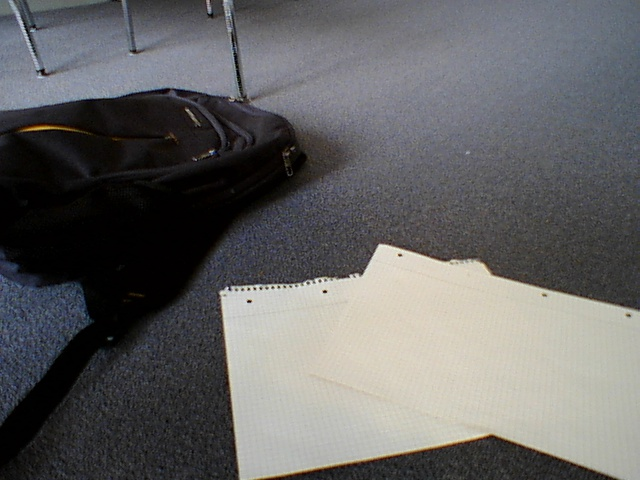
#> input picture data_gen/sonycam_images/14.jpeg, 640 x 480 px, given in place of the camera
$ python segmentationblackbackground.py 14.jpeg   (older library calls are emulated)
#> lines starting #> are read from the running program, lines starting #| are printed output that depends on the picture; after the words box and inside, x2 and y2 are one past the last pixel; in counts of white or black regions, pixels touching at a corner belong together
import cv2
import numpy as np
from time import sleep
import sys
LowH=0
HighH=183
LowS=59
HighS=255
LowV=0
HighV=236


def imfill(img):
	ret,im_flood = cv2.threshold(img,127,255,cv2.THRESH_BINARY)
	th,inrangeframe = cv2.threshold(img,127,255,cv2.THRESH_BINARY)
	im_flood[0:480,0:1]=np.zeros((480,1))
	h, w = im_flood.shape[:2]
	mask = np.zeros((h+2, w+2), np.uint8)
	#cv2.imshow("0 in corner",im_flood)
	cv2.floodFill(im_flood, mask, (0,0), 255);
	#cv2.imshow("filled",im_flood)
	cv2.bitwise_not(im_flood,im_flood)
	imfilled=cv2.bitwise_or(im_flood,inrangeframe)
	#cv2.imshow("filledOR",inrangeframe)
	return imfilled

def nothing(x):
	pass

cv2.namedWindow('frame')
cv2.createTrackbar("LowH", 'frame',LowH, 255,nothing);
cv2.createTrackbar("HighH", 'frame',HighH, 255,nothing);
cv2.createTrackbar("LowS", 'frame',LowS, 255,nothing);
cv2.createTrackbar("HighS", 'frame',HighS, 255,nothing);
cv2.createTrackbar("LowV", 'frame',LowV, 255,nothing);
cv2.createTrackbar("HighV", 'frame',HighV, 255,nothing);

if len(sys.argv)>=2:
	image_name=sys.argv[1]
else:
	image_name="lego_pieces"
image_complete_name="{}{}".format(image_name,".jpeg")
cap=cv2.VideoCapture(1)

while 1:

	ret,frame=cap.read()
#> frame is the input picture: shape (480, 640, 3); mean B, G, R 100.1, 99.8, 100.3
	frame_no_boxes=frame.copy()
	LowH=cv2.getTrackbarPos("LowH","frame")
	HighH=cv2.getTrackbarPos("HighH","frame")
	LowS=cv2.getTrackbarPos("LowS","frame")
	HighS=cv2.getTrackbarPos("HighS","frame")
	LowV=cv2.getTrackbarPos("LowV","frame")
	HighV=cv2.getTrackbarPos("HighV","frame")
	lowerbounds=np.array([LowH,LowS,LowV])
	highbounds=np.array([HighH,HighS,HighV])
	#hsvframe = cv2.cvtColor(frame, cv2.COLOR_BGR2GRAY)
	hsvframe = cv2.cvtColor(frame, cv2.COLOR_BGR2HSV)
#> hsvframe: shape (480, 640, 3); mean H, S, V 72.9, 39.8, 105.2
	colours=cv2.inRange(hsvframe,lowerbounds,highbounds)
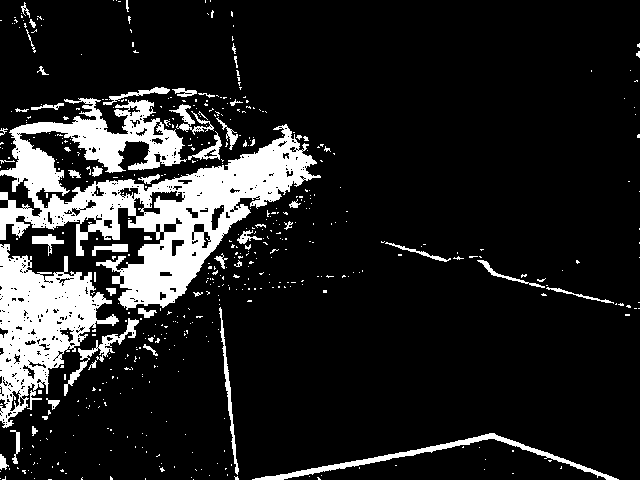
#> colours: shape (480, 640); 14% white; 524 white regions (472 under 20 px), largest, box (x1, y1, x2, y2) and area: (0, 98, 321, 310) 24242, (0, 244, 119, 428) 9738, (252, 433, 619, 480) 1801

	#Various inrange with diferent backgrounds and and
	colours=cv2.morphologyEx(colours,cv2.MORPH_OPEN,cv2.getStructuringElement(cv2.MORPH_RECT, (7,7)))
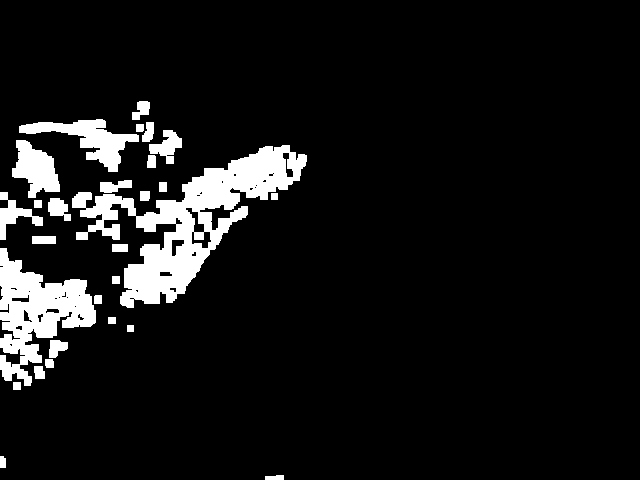
#> colours: shape (480, 640); 8.5% white; 28 white regions, largest, box (x1, y1, x2, y2) and area: (72, 145, 307, 308) 12135, (0, 248, 96, 386) 6210, (19, 119, 139, 172) 2248
	colours=cv2.morphologyEx(colours,cv2.MORPH_CLOSE,cv2.getStructuringElement(cv2.MORPH_RECT, (7,7)))
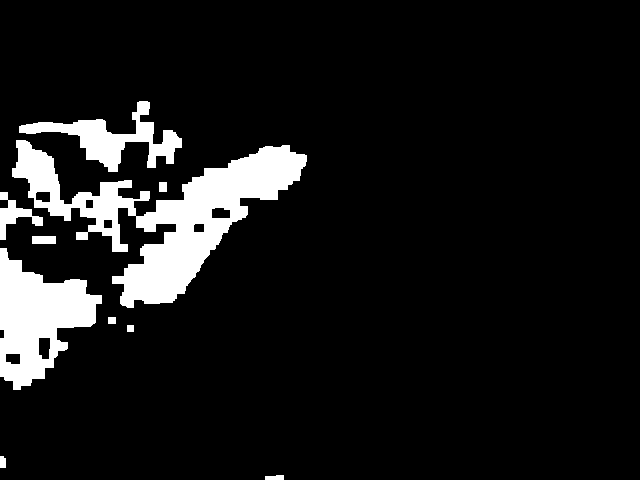
#> colours: shape (480, 640); 9.4% white; 10 white regions, largest, box (x1, y1, x2, y2) and area: (12, 140, 307, 308) 16260, (0, 248, 102, 390) 7767, (19, 101, 182, 172) 3640


	#th,colours= cv2.threshold(hsvframe,HighH,255,cv2.THRESH_BINARY)
	colours=imfill(colours)
#> in imfill, `im_flood[0:480,0:1]=np.zeros((480,1))`:
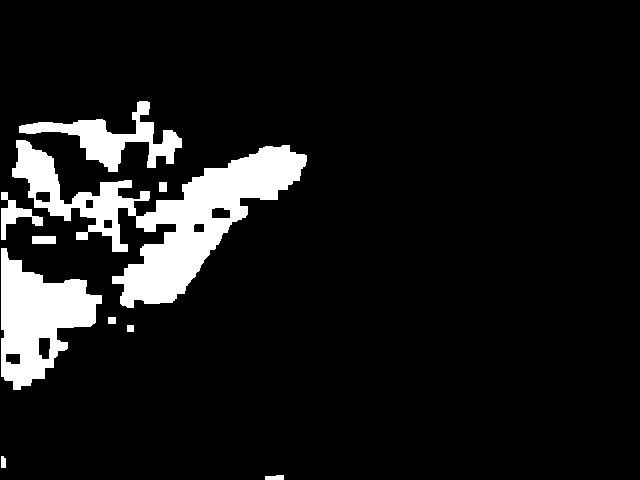
#> im_flood: shape (480, 640); 9.4% white; 10 white regions, largest, box (x1, y1, x2, y2) and area: (12, 140, 307, 308) 16260, (1, 248, 102, 390) 7646, (19, 101, 182, 172) 3640
#> in imfill, `cv2.floodFill(im_flood, mask, (0,0), 255);`:
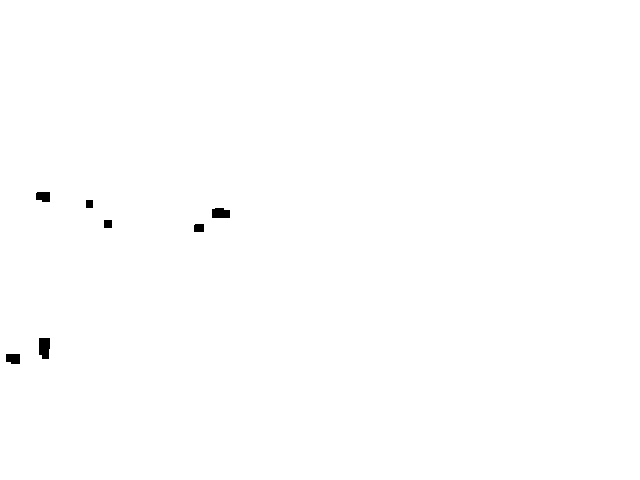
#> im_flood: shape (480, 640); 99.7% white; 7 black regions, largest, box (x1, y1, x2, y2) and area: (39, 338, 50, 359) 209, (212, 208, 230, 218) 165, (6, 354, 20, 364) 130
#> in imfill, `imfilled=cv2.bitwise_or(im_flood,inrangeframe)`:
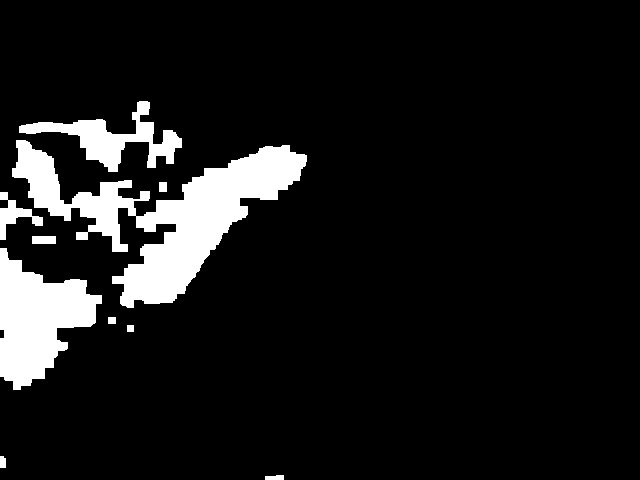
#> imfilled: shape (480, 640); 9.7% white; 10 white regions
	contourimage, contours, hierarchy = cv2.findContours(colours,cv2.RETR_TREE,\
		cv2.CHAIN_APPROX_SIMPLE)
#> contours = 10 contours; largest, box (x1, y1, x2, y2) and area: (12, 140, 307, 308) 16038, (0, 248, 102, 390) 7863, (19, 101, 182, 172) 3352, (0, 192, 43, 240) 616, (32, 236, 56, 244) 161
	BBcoords=[]
	for i in range(len(contours)):
		if cv2.contourArea(contours[i])>100:
			x,y,w,h = cv2.boundingRect(contours[i])
			cv2.rectangle(frame,(x,y),(x+w,y+h),(0,255,0),2)
			BBcoords.append([x,y,x+w,y+h])
#> this loop made 10 passes
#> (x, y, w, h) on passes 5, 6, 7, 9, 10: (0, 248, 102, 142), (32, 236, 24, 8), (0, 192, 43, 48), (12, 140, 295, 168), (19, 101, 163, 71)
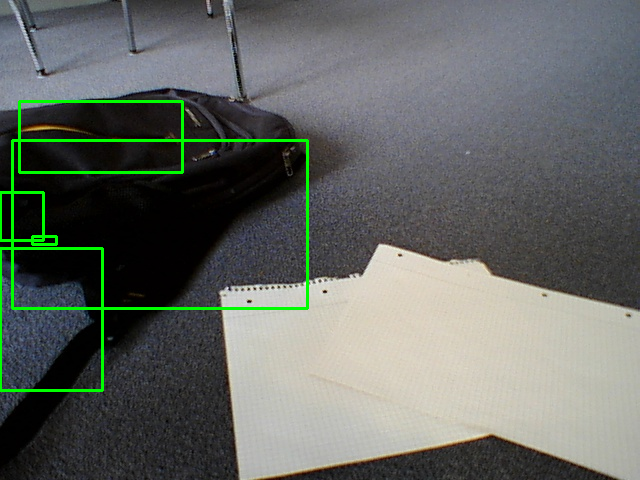
#> frame: shape (480, 640, 3); 1.99% of pixels changed, all inside (x1, y1, x2, y2) = (0, 100, 309, 392)
#> after the loop, BBcoords = [[0, 248, 102, 390], [32, 236, 56, 244], [0, 192, 43, 240], [12, 140, 307, 308], [19, 101, 182, 172]]

	cv2.imshow("colours",colours)
	cv2.imshow("frame",frame_no_boxes)
	cv2.imshow("frame_with_boxes",frame)
	if cv2.waitKey(1) & 0xFF == 27:
#> (key Esc is pressed here)
			break
	cv2.imwrite(image_complete_name,frame_no_boxes)
	mask_name="Mask_{}".format(image_complete_name)
	cv2.imwrite(mask_name,colours)

BB_name="BB_{}.{}".format(image_name,"txt")
print(BB_name)
print (BBcoords)
#| [[0, 248, 102, 390], [32, 236, 56, 244], [0, 192, 43, 240], [12, 140, 307, 308], [19, 101, 182, 172]]
with open(BB_name, 'w') as outf:
	outf.write(repr(BBcoords))
print(colours.shape)
#| (480, 640)
sleep(2)

$ run again, on data_gen/sonycam_images/15.jpeg
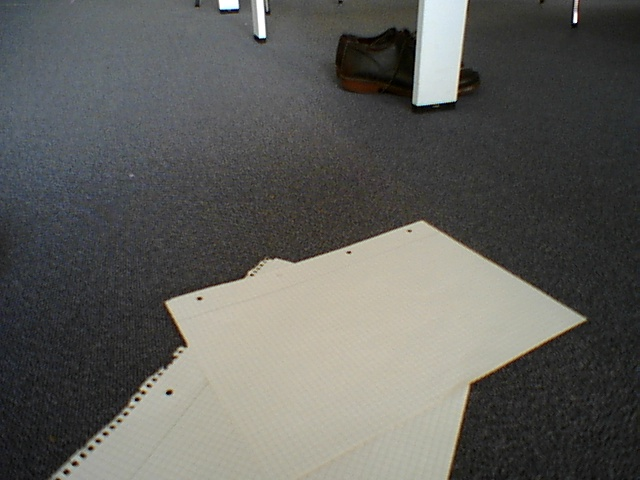
#> input picture data_gen/sonycam_images/15.jpeg, 640 x 480 px, given in place of the camera
#> frame is the input picture: shape (480, 640, 3); mean B, G, R 91.4, 95.2, 95.4
#> hsvframe: shape (480, 640, 3); mean H, S, V 52.2, 24.2, 98.2
#> `colours=cv2.inRange(hsvframe,lowerbounds,highbounds)`:
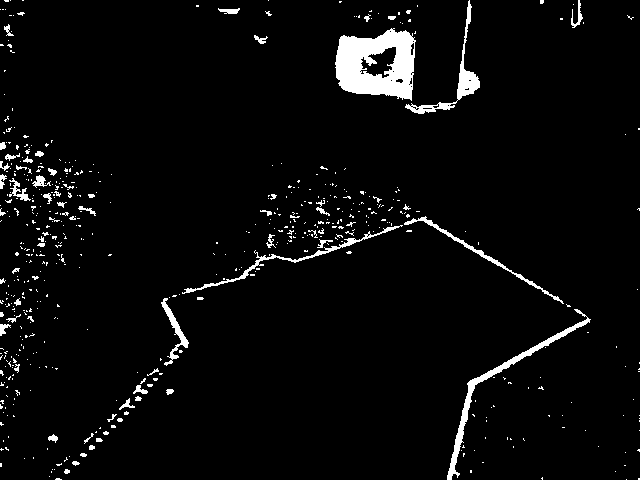
#> colours: shape (480, 640); 4% white; 550 white regions (489 under 20 px), largest, box (x1, y1, x2, y2) and area: (335, 28, 416, 101) 3929, (447, 309, 591, 480) 1365, (405, 0, 480, 114) 962
#> imfilled: shape (480, 640); 1.6% white; 4 white regions
#> contours = 4 contours; box (x1, y1, x2, y2) and area: (336, 32, 414, 99) 4290, (457, 71, 480, 96) 359, (468, 382, 475, 389) 36, (0, 325, 4, 334) 24
#> the loop `for i in range(len(contours)):` made 4 passes
#> (x, y, w, h) on passes 3 to 4: (457, 71, 23, 25), (336, 32, 78, 67)
#> after the loop `for i in range(len(contours)):`:
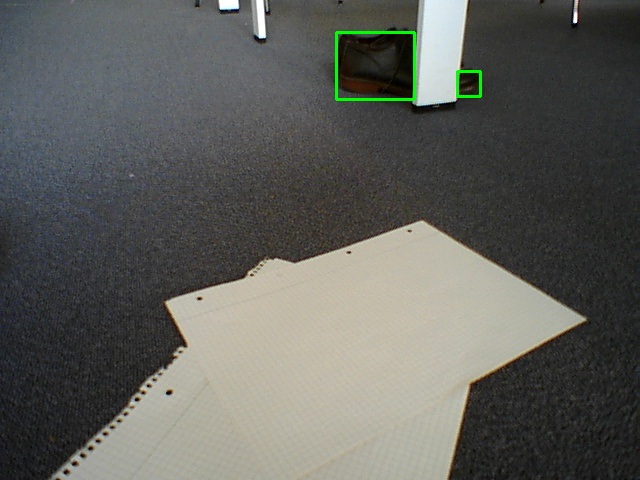
#> frame: shape (480, 640, 3); 0.37% of pixels changed, all inside (x1, y1, x2, y2) = (335, 31, 482, 101)
#> after the loop `for i in range(len(contours)):`: BBcoords = [[457, 71, 480, 96], [336, 32, 414, 99]]
#| [[457, 71, 480, 96], [336, 32, 414, 99]]
#| (480, 640)
